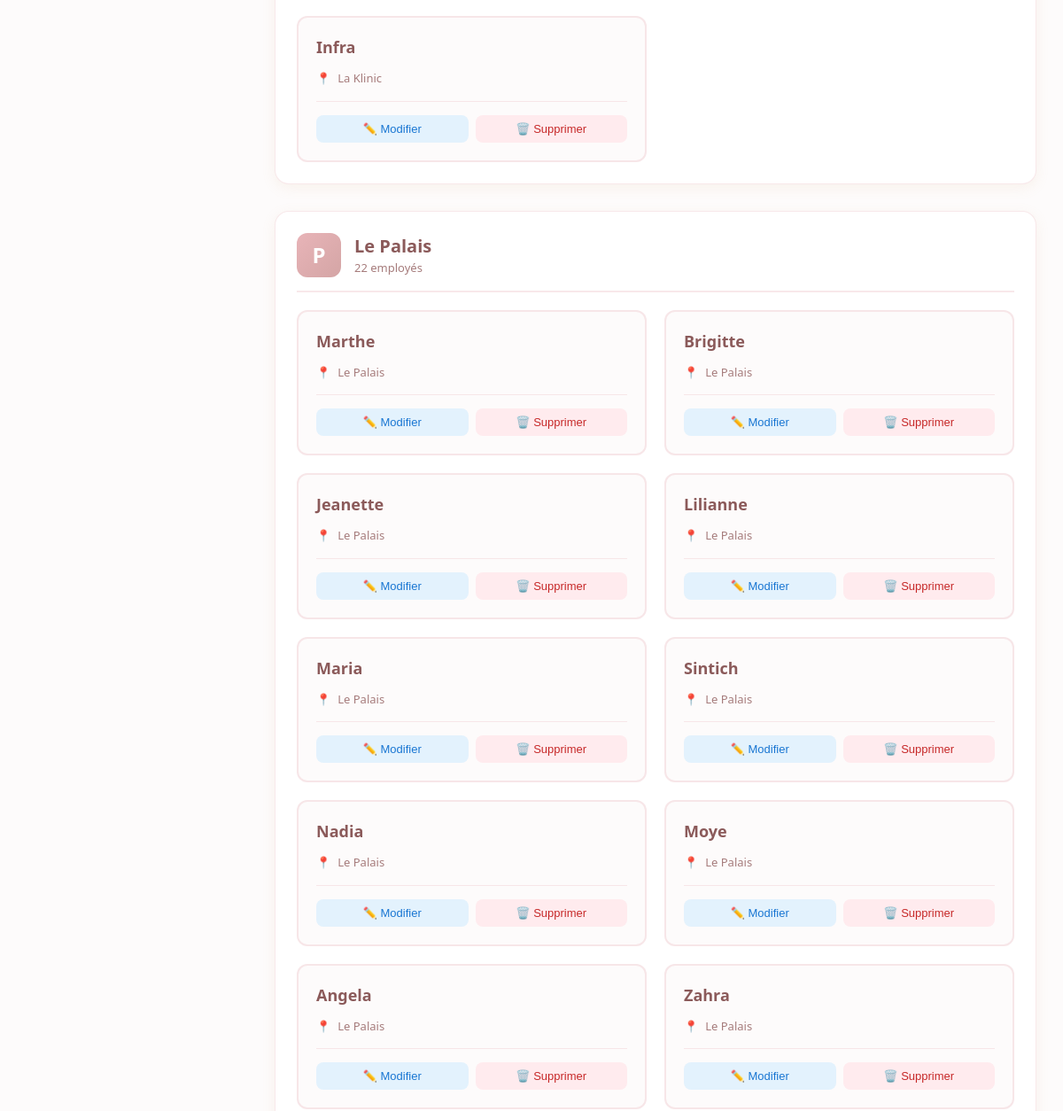
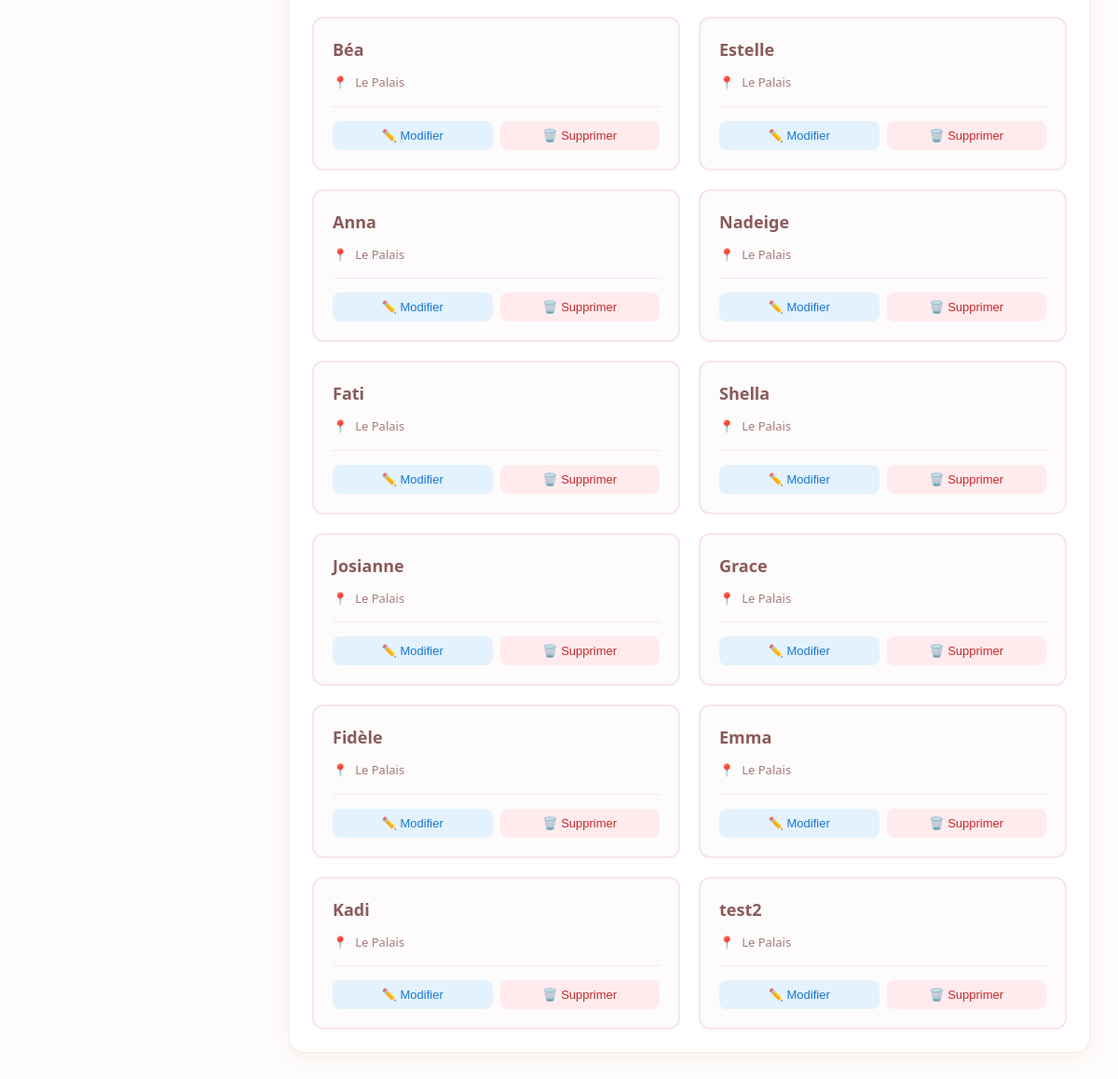
/employes/ (signed in, lower part), run on an earlier commit of the app's database (2 pictures, top to bottom).
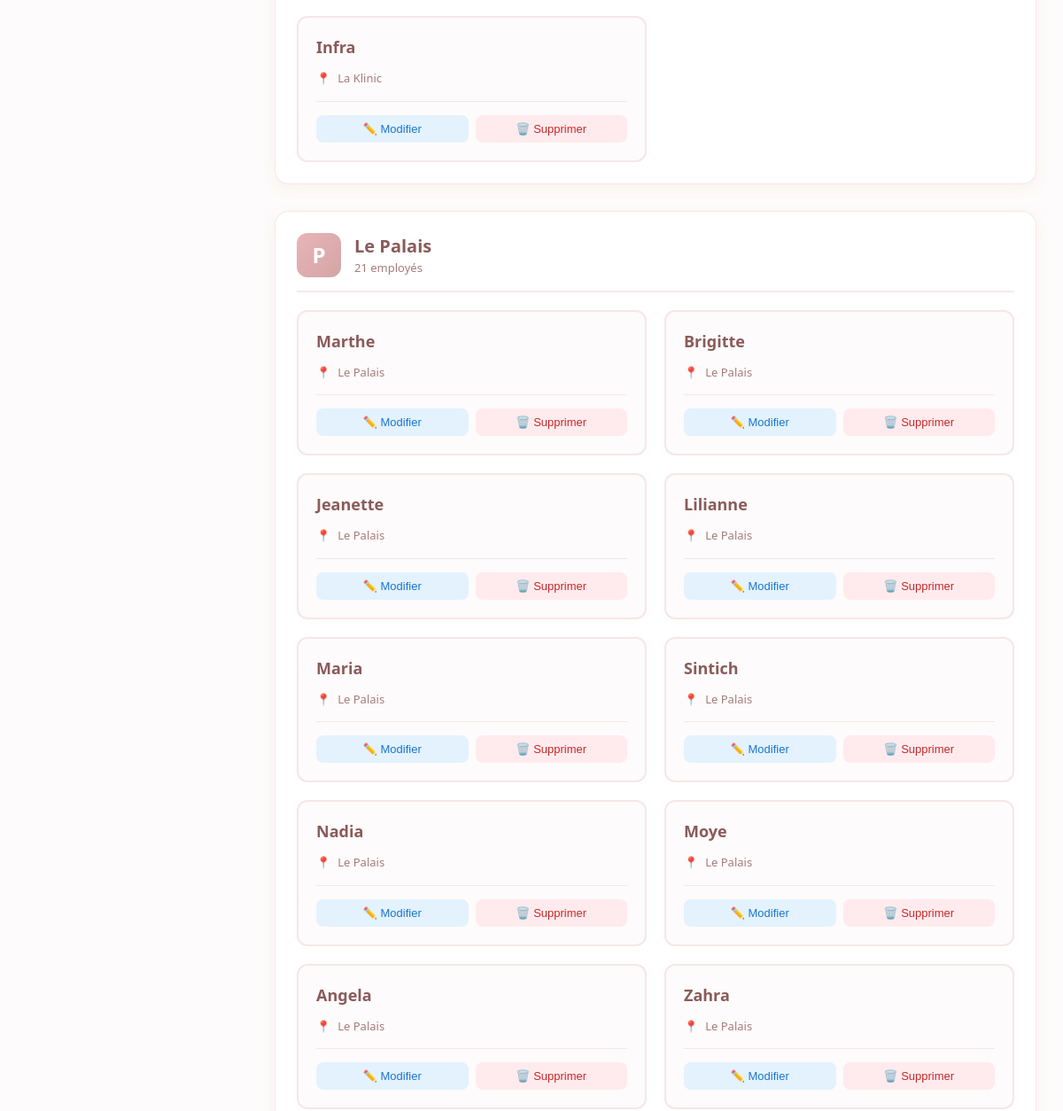
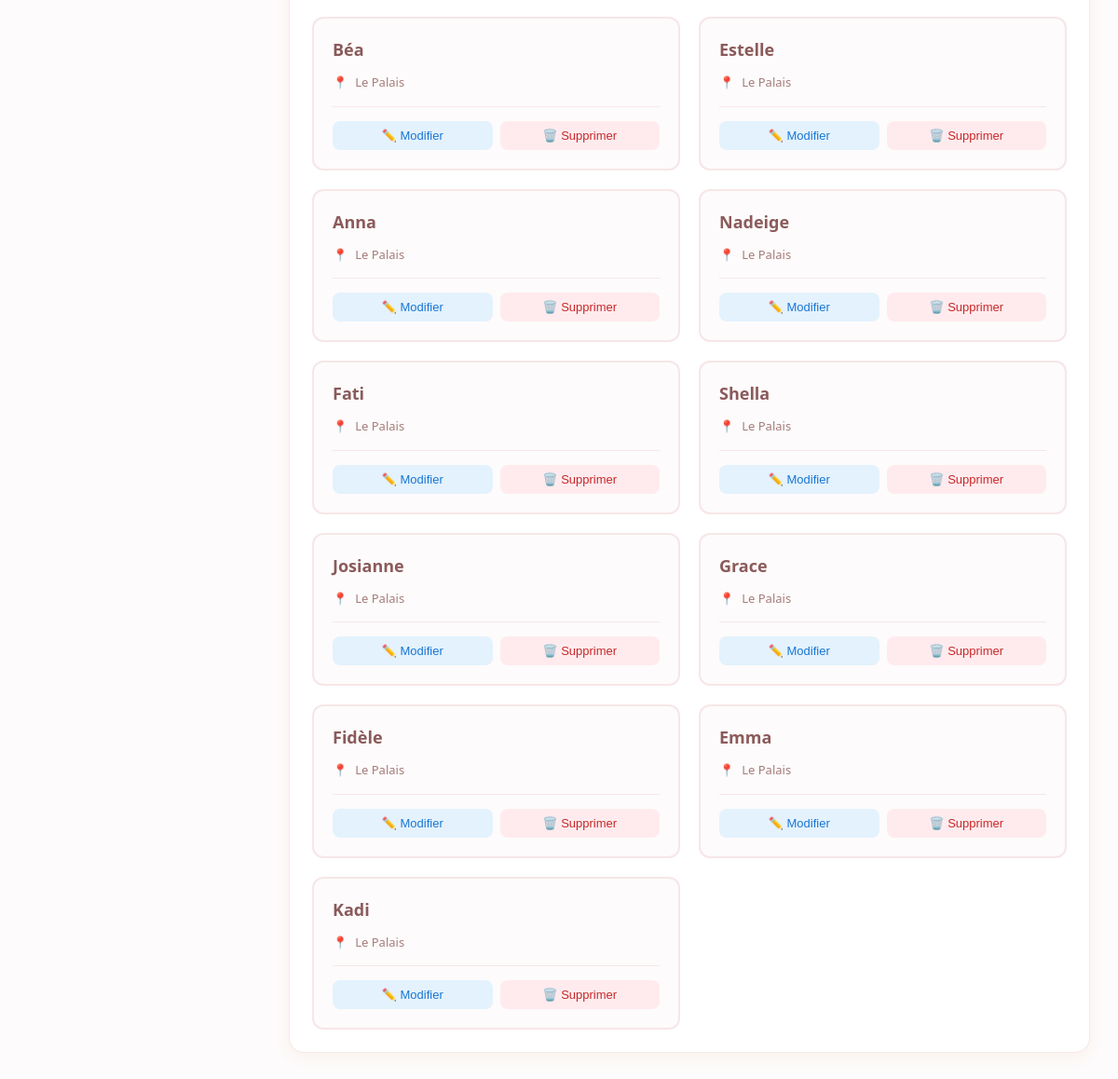
And on a later commit of the database (2 pictures, top to bottom).
### core/models.py (models this page shows, shortened)
class Employe(models.Model):
    nom = models.CharField(max_length=100)
    institut = models.ForeignKey(Institut, on_delete=models.CASCADE, related_name='employes')
    actif = models.BooleanField(default=True)
    ordre_affichage = models.IntegerField(default=0)  # Pour l'ordre dans l'agenda
    class Meta:
        verbose_name = "Employé"
        verbose_name_plural = "Employés"
        ordering = ['institut', 'ordre_affichage', 'nom']

class Institut(models.Model):
    nom = models.CharField(max_length=100)
    code = models.CharField(max_length=20, unique=True)  # 'palais', 'klinic', 'express'
    a_agenda = models.BooleanField(default=True)  # False pour Express
    heure_ouverture = models.TimeField(default='07:00')
    heure_fermeture = models.TimeField(default='23:00')
    fond_caisse = models.IntegerField(default=30000)  # Montant en CFA
    actif = models.BooleanField(default=True)
    class Meta:
        verbose_name = "Institut"
        verbose_name_plural = "Instituts"

### core/views.py (the view)
# urls.py: path('employes/', views.employes_list, name='employes_list'),
@login_required
@role_required(['patron'])
def employes_list(request):
    instituts = Institut.objects.all().order_by('nom')
    employes_par_institut = {}
    for institut in instituts:
        employes_par_institut[institut] = Employe.objects.filter(
            institut=institut
        ).order_by('ordre_affichage', 'nom')
    return render(request, 'employes/liste.html', {
        'instituts': instituts,
        'employes_par_institut': employes_par_institut
    })

### core/models.py (called while the page is built)
    def is_patron(self):
        return self.role == 'patron'

### templates/employes/liste.html (shortened to what this page needs)
{% extends 'base.html' %}
{% block content %}
<div class="employes-container">
    {% for institut, employes in employes_par_institut.items %}
    <div class="institut-section">
        <div class="institut-header">
            <div class="institut-icon {{ institut.code }}">
                {% if institut.code == 'palais' %}P{% elif institut.code == 'klinic' %}K{% else %}E{% endif %}
            </div>
            <div>
                <div class="institut-title">{{ institut.nom }}</div>
                <div style="font-size: 13px; color: var(--text-light);">
                    {{ employes|length }} employé{{ employes|length|pluralize }}
                </div>
            </div>
        </div>
        {% if employes %}
        <div class="employes-grid">
            {% for employe in employes %}
            <div class="employe-card">
                <div class="employe-name">{{ employe.nom }}</div>
                <div class="employe-info">
                    <div class="employe-info-item">
                        <span>📍</span>
                        <span>{{ employe.institut.nom }}</span>
                    </div>
                </div>
                <div class="employe-actions">
                    <button class="btn-action btn-edit"
                            data-id="{{ employe.id }}"
                            data-nom="{{ employe.nom }}"
                            data-institut="{{ employe.institut.code }}"
                            onclick="openModal(this.dataset.id, this.dataset.nom, this.dataset.institut)">
                        ✏️ Modifier
                    </button>
                    <button class="btn-action btn-delete"
                            data-id="{{ employe.id }}"
                            data-nom="{{ employe.nom }}"
                            onclick="supprimerEmploye(this.dataset.id, this.dataset.nom)">
                        🗑️ Supprimer
                    </button>
                </div>
            </div>
            {% endfor %}
        </div>
        {% else %}
        <div class="empty-state">
            Aucun employé pour cet institut
        </div>
        {% endif %}
    </div>
    {% endfor %}
</div>
{% endblock %}

What changed in the data, as far as the page shows it:
removed Employe: nom "test2", institut.nom "Le Palais", shown under Institut "Le Palais"
computed for Institut "Le Palais": employes "22" → "21"
